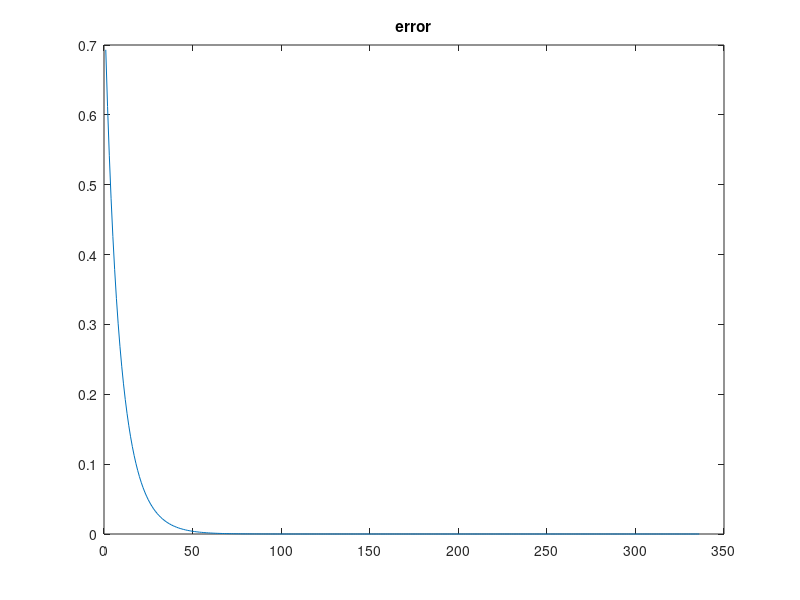

Write the MATLAB code that produced this figure.
clc
clear
close all
parameters=xlsread('train_logi.csv');
target=parameters(:,14);
m=length(parameters);

p1=parameters(:,1:13);
p2=parameters(:,1:13).^3;
p=[ones(m,1) p1 p2];
 
 n=length(p(1,:));
 theta=zeros(n,1);
 for w=2:n
    if max(abs(p(:,w)))~=0
    p(:,w)=(p(:,w)-mean((p(:,w))))./std(p(:,w));
    end
end
 alpha=0.1;
 iter=1;
 error(iter)=-(1/(m))*sum((target.*log(1./(1+exp(p*(-theta)))))+((1-target).*log(1./(1+exp(p*(-theta))))));
 converged=0;
 while (converged~=1)
     theta=theta-(alpha/m)*p'*(((log(1./(1+exp(p*(-theta)))))-target));
     iter=iter+1;
     error(iter)=-(1/(m))*sum((target.*log(1./(1+exp(p*(-theta)))))+((1-target).*log(1./(1+exp(p*(-theta))))));
    
      if error(iter-1)-error(iter)<0
          
    break
end 
q=(error(iter-1)-error(iter))./error(iter-1);
if q <.000001;
    converged=1;
end
  
 end
 iter=1:iter;
 figure();
 plot(iter,error);
 title('error');
 %testing
 parameters_test=xlsread('test_logi.csv');
target_test=parameters_test(:,14);
m_test=length(parameters_test);

p1_test=parameters_test(:,1:13);
p2_test=parameters_test(:,1:13).^3;
p_test=[ones(m_test,1) p1_test p2_test];
 
 n=length(p_test(1,:));
 for w=2:n
    if max(abs(p_test(:,w)))~=0
    p_test(:,w)=(p_test(:,w)-mean((p_test(:,w))))./std(p_test(:,w));
    end
 end
 error_test=-(1/(m_test))*sum((target_test.*log(1./(1+exp(p_test*(-theta)))))+((1-target_test).*log(1./(1+exp(p_test*(-theta))))));